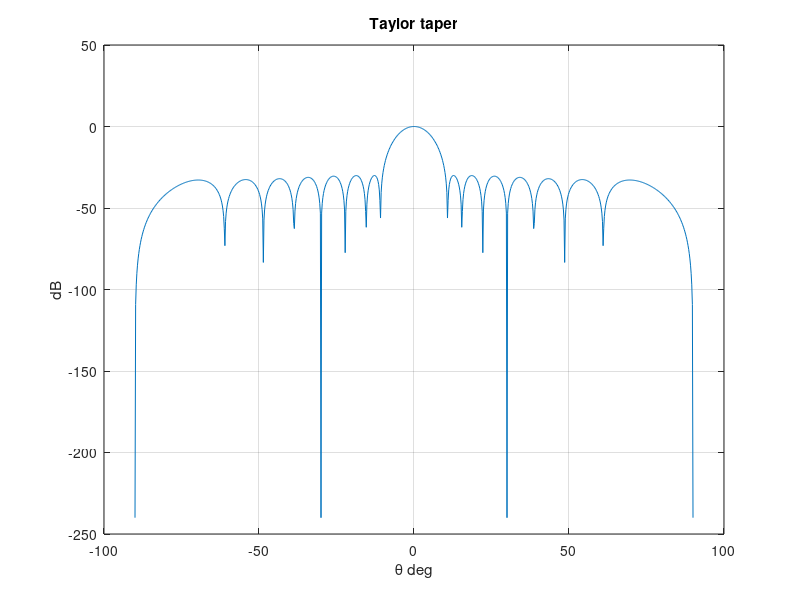

Recreate this plot in MATLAB.
% Taylor weighting
% Falling sidelobes — the radar standard

N = 16;
sll = -30;
w = taylorwin(N, 4, sll);
wsum = sum(w);                       % normalizer: unity main-beam gain
theta = -90:0.2:90;
AF = zeros(1, numel(theta));
for k = 1:N
    AF = AF + w(k)*exp(1i*pi*(k-1)*sind(theta));
end
patDb = 20*log10(abs(AF)/wsum + 1e-12);   % dB pattern, 0 dB at peak
figure;
plot(theta, patDb);
title('Taylor taper'); xlabel('\theta deg'); ylabel('dB'); grid on;

%{
@play
{
 "title": "Taylor taper",
 "groups": [
  {
   "name": "Synthesis",
   "controls": [
    {
     "var": "N",
     "label": "N",
     "min": 8,
     "max": 32,
     "step": 2,
     "default": 16
    },
    {
     "var": "sll",
     "label": "SLL dB",
     "min": -40,
     "max": -15,
     "step": 5,
     "default": -30
    }
   ]
  }
 ]
}
%}
